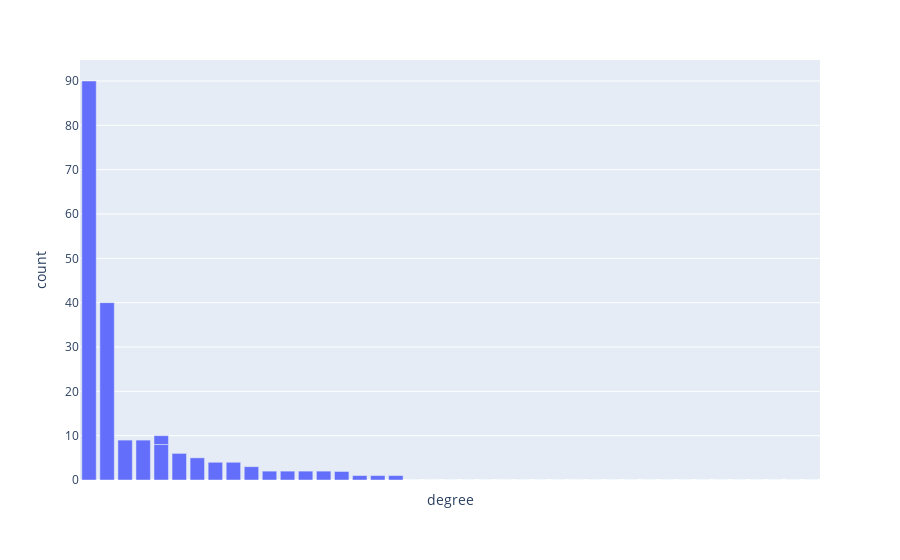

Source (notebook cell):
### Code cell
import plotly.express as px

sorted_degrees = sorted(degrees, key=lambda x: x["count"], reverse=True)
fig = px.bar(sorted_degrees, x="degree", y="count", hover_data=['school'])
fig.update_xaxes(showticklabels=False) # we hide x labels because it takes too much room. We can see school names by hovering bars
fig.show()

### Figure 1 — Plotly figure (JSON) as saved in the notebook; plotly's stock layout.template omitted (floating-point values rounded to 4 significant figures)
{"data": [{"alignmentgroup": "True", "customdata": [["Institut Polytechnique de Paris"], ["Université Paris Cité"], ["Université Gustave Eiffel & UPEC"], ["Grenoble IAE"], ["Université Paris-Saclay"], ["Université Paris Dauphine-PSL"], ["Sorbonne Université Sciences"], ["Université Paris Dauphine-PSL"], ["Université Panthéon - Sorbonne"], ["Institut Polytechnique de Paris"], ["Université Paris Dauphine-PSL"], ["Université Paris Dauphine-PSL"], ["Université Paris Cité"], ["IAE Lille"], ["Erasmus University Rotterdam"], ["University of Bologna"], ["Université Paris Dauphine-PSL"], ["Université Panthéon - Sorbonne"], ["Université du Luxembourg"], ["Université Paris Dauphine-PSL"], ["Université Paris Dauphine-PSL"], ["Université Panthéon - Sorbonne"], ["Université Panthéon - Assas"], ["Sorbonne Université Sciences"], ["Université de Nanterre"], ["Université Paris-Saclay"], ["Université Paris-Saclay"], ["UPEC"], ["Université Gustave Eiffel & UPEC"], ["CY Cergy Paris Université"], ["Institut Polytechnique de Paris"], ["Université Sorbonne Paris Nord"], ["Institut de science financière et d'assurances"], ["Université de Lille"], ["Université Côte d'Azur"], ["Université de Montréal"], ["University of Johannesburg"], ["Wirtschafts Universität"], ["Universität Ulm"], ["University of Zurich"], ["Technical University of Munich"], ["University of Amsterdam"], ["Vienna University of Economics and Business"]], "hovertemplate": "degree=%{x}<br>count=%{y}<br>school=%{customdata[0]}<extra></extra>", "legendgroup": "", "marker": {"color": "#636efa", "pattern": {"shape": ""}}, "name": "", "offsetgroup": "", "orientation": "v", "showlegend": false, "textposition": "auto", "type": "bar", "x": ["Parcours Probabilités et Finance", "Modélisation aléatoire, finance et data sciences", "Mathématiques de la finance et des données", "Finance Quantitative", "Finance quantitative", "Financial Markets", "Ingénierie financière et modèles aléatoires", "Ingénierie Statistique et Financière", "Modélisation et Méthodes Mathématiques en Economie et Finance", "Statistics, Finance and Actuarial Science", "Mathématiques de l'Assurance de l'Economie et de la Finance", "Ingénierie économique et financière", "Ingénierie Statistique et Informatique de la Finance, de l'Assurance et du Risque", "Finance quantitative", "M. Sc. in Quantitative finance", "Quantitative finance", "Research in Finance", "Ingénierie du Risque : Finance et Assurance", "Financial mathematics", "Mathématiques, Apprentissage, Sciences et Humanités", "Quantitative Economic Analysis", "Modélisations statistiques économiques et financières", "Monnaie, Banque, Finance, Assurance (Parcours techniques financières.*bancaires)", "Probabilités et Modèles Aléatoires", "Statistique du risque", "DATA SCIENCE : SANTÉ, ASSURANCE ET FINANCE", "Mathématiques de l'aléatoire", "Mathématiques et informatique", "Probabilités et Statistiques des nouvelles données", "Mathématiques Appliquées à l'Ingénierie Financière", "Mathematics of Randomness", "Ingénierie Financière et Modélisation", "Ingénierie des Risques Financiers", "Mathématiques, finance computationnelle, actuariat", "Informatique et Mathématiques Appliquées à la Finance et à l'Assurance", "M. Sc. Finance mathématique et computationnelle", "MCom (Quantitative Finance) Research", "Quantitative Finance", "M. Sc. Finance", "M. Sc. in Quantitative Finance", "Mathematical Finance and Actuarial Science", "Stochastics and Financial Mathematics", "Quantitative finance"], "xaxis": "x", "y": [90, 40, 9, 9, 8, 6, 5, 4, 4, 3, 2, 2, 2, 2, 2, 2, 1, 1, 1, 0, 0, 0, 0, 0, 0, 0, 0, 0, 0, 0, 0, 0, 0, 0, 0, 0, 0, 0, 0, 0, 0, 0, 0], "yaxis": "y"}], "layout": {"barmode": "relative", "legend": {"tracegroupgap": 0}, "margin": {"t": 60}, "xaxis": {"anchor": "y", "domain": [0, 1], "showticklabels": false, "title": {"text": "degree"}}, "yaxis": {"anchor": "x", "domain": [0, 1], "title": {"text": "count"}}}}
